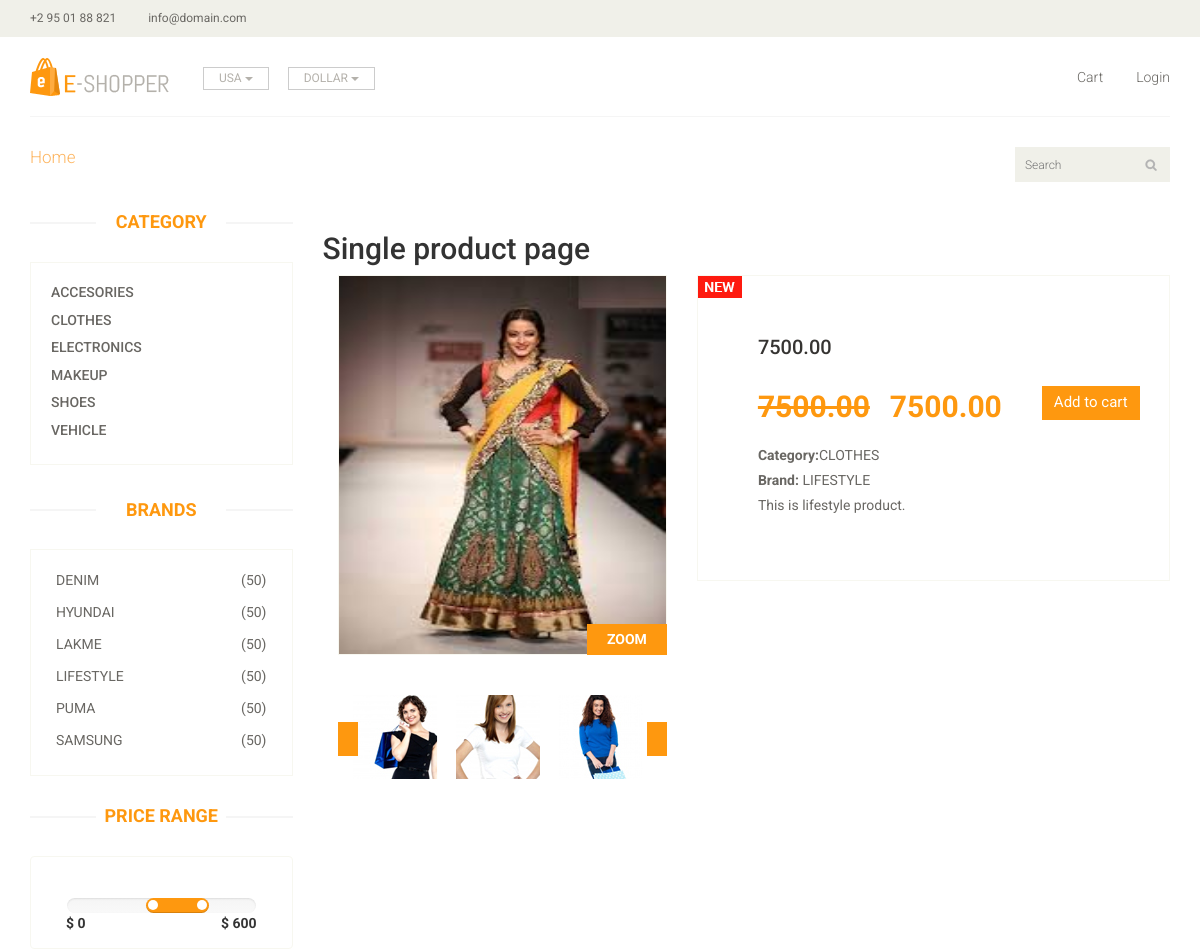
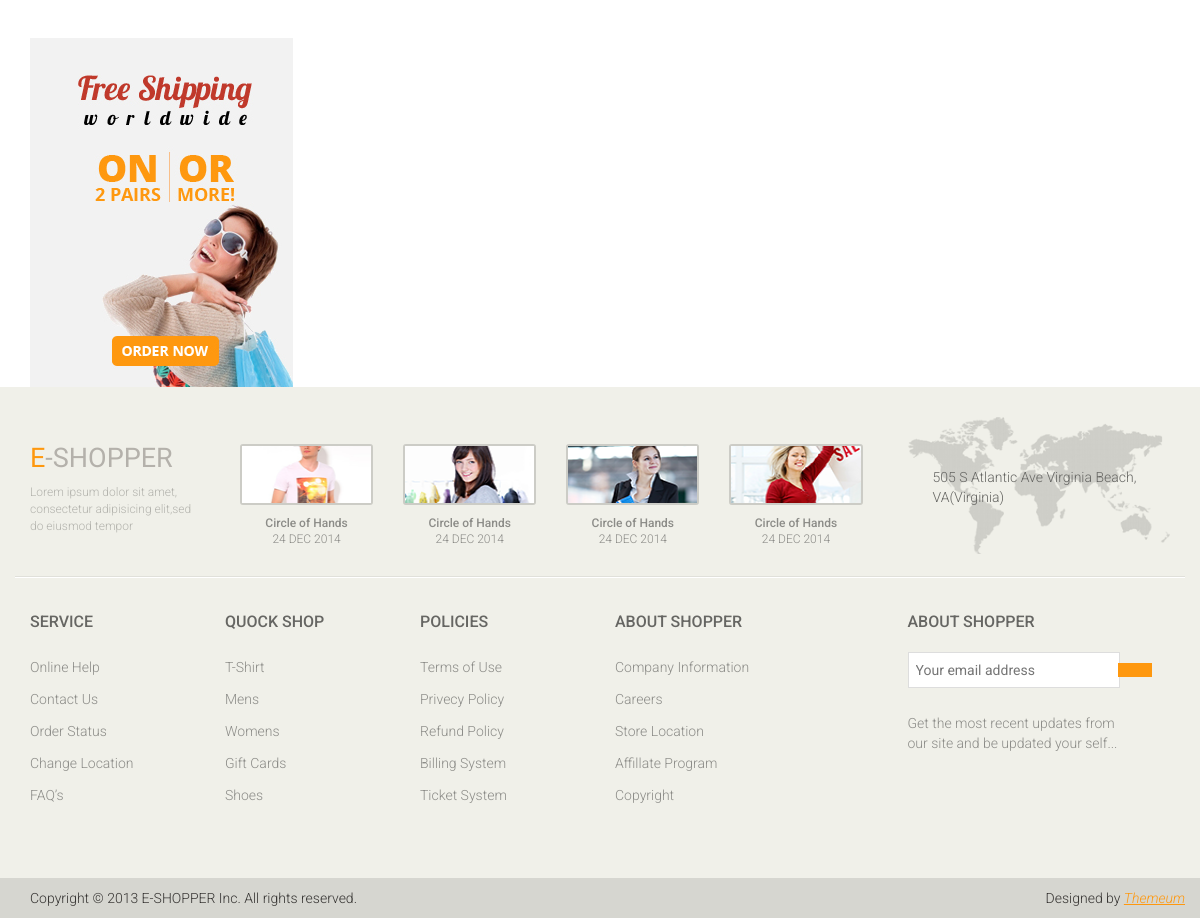
Screenshot of /view/single_product.php?pid=4 with the database file from the repository (2 pictures, top to bottom).
### tables this page shows
CREATE TABLE `category` (
  `ca_id` int(11) NOT NULL,
  `ca_name` varchar(100) DEFAULT NULL,
  `ca_time` timestamp NOT NULL DEFAULT CURRENT_TIMESTAMP ON UPDATE CURRENT_TIMESTAMP
);

CREATE TABLE `brand` (
  `br_id` int(11) NOT NULL,
  `br_name` varchar(100) DEFAULT NULL,
  `br_time` timestamp NOT NULL DEFAULT CURRENT_TIMESTAMP ON UPDATE CURRENT_TIMESTAMP
);

CREATE TABLE `product` (
  `p_id` int(11) NOT NULL,
  `p_name` text,
  `p_mrp` decimal(8,2) DEFAULT NULL,
  `p_dis` tinyint(4) DEFAULT NULL,
  `p_caid` int(11) DEFAULT NULL,
  `p_brid` int(11) DEFAULT NULL,
  `p_desc` text,
  `p_imgpath` longtext,
  `p_time` timestamp NOT NULL DEFAULT CURRENT_TIMESTAMP ON UPDATE CURRENT_TIMESTAMP
);

### model/db1connect.php (called while the page is built, shortened)
<?php
	class db_connect implements db_parameter{
		function __construct()
		{
			$this->conn = new mysqli(db_parameter::HOST,db_parameter::USER,db_parameter::PASS,db_parameter::DB);
		}
	}
	$obj=new db_connect();
?>

### view/single_product.php (the view, shortened to what this page needs)
<?php
	require_once'header.php';
?>
	<section>
		<div class="container">
			<div class="row">
				<div class="col-sm-3">
					<?php
						require_once'aside.php';
					?>
				</div>
				<div class="col-sm-9 padding-right">
				<h2> Single product page</h2>
				<?php
				$pid=$_GET['pid'];
				$sql="select p_id,p_name,p_mrp,round((p_mrp)-(p_mrp*p_dis/100)) as discount,p_imgpath,ca_name,br_name,p_desc from product,brand,category where p_id='$pid' and br_id=p_brid and p_caid=ca_id";
				$result=$obj->conn->query($sql) or die($obj->conn->error);
				if($result->num_rows>0):
					$ans=$result->fetch_object();
				if(is_object($ans)):
				?>
				<div class="product-details">
						<div class="col-sm-5">
							<div class="view-product">
								<img src="<?php echo $ans->p_imgpath;?>" alt="">
								<h3>ZOOM</h3>
							</div>
							<div id="similar-product" class="carousel slide" data-ride="carousel">
								    <div class="carousel-inner">
										<div class="item active">
										  <a href=""><img src="images/product-details/similar1.jpg" alt=""></a>
										  <a href=""><img src="images/product-details/similar2.jpg" alt=""></a>
										  <a href=""><img src="images/product-details/similar3.jpg" alt=""></a>
										</div>
									</div>
								  <a class="left item-control" href="#similar-product" data-slide="prev">
									<i class="fa fa-angle-left"></i>
								  </a>
								  <a class="right item-control" href="#similar-product" data-slide="next">
									<i class="fa fa-angle-right"></i>
								  </a>
							</div>
						</div>
						<div class="col-sm-7">
							<div class="product-information">
								<img src="images/product-details/new.jpg" class="newarrival" alt="">
								<h2><?php echo $ans->p_mrp;?></h2>
								<span>
									<span><del><?php echo $ans->p_mrp;?>
									</del></span>
									<span><?php echo $ans->p_mrp;?>
									</span>
									<button type="button" for="<?php echo $ans->p_id;?>"class="btn btn-fefault cart cartdata">
										Add to cart
									</button>
								</span>
								<p><b>Category:</b><?php echo $ans->ca_name;?></p>
								<p><b>Brand:</b> <?php echo $ans->br_name;?></p>
								<p>
									<?php echo $ans->p_desc;?>
								</p>
							</div>
						</div>
					</div>
				<?php
				endif;
				endif;
				?>
				</div>
			</div>
		</div>
	</section>
	<?php
		require_once'footer.php';
	?>

### view/aside.php
<div class="left-sidebar">
						<h2>Category</h2>
						<div class="panel-group category-products" id="accordian">
							<div class="panel panel-default">
							<?php
							$sql= "select ca_id,ca_name from category order by ca_name asc";
							$result =$obj->conn->query($sql) or die($obj->conn->error);
							if($result->num_rows>0):
								while($ans=$result->fetch_object()):
							?>
								<div class="panel-heading">
									<h4 class="panel-title">
									<a href="#" for="<?php echo $ans->ca_id;?>" class="category_data">
									<?php
										echo $ans->ca_name;
									?>
									</a>
									</h4>
								</div>
									<?php
									endwhile;
									endif;
									?>
							</div>
						</div>
						<div class="brands_products">
							<h2>Brands</h2>
							<div class="brands-name">
								<ul class="nav nav-pills nav-stacked">
							<?php
							$sql= "select br_id,br_name from brand order by br_name asc";
							$result =$obj->conn->query($sql) or die($obj->conn->error);
							if($result->num_rows>0):
								while($ans=$result->fetch_object()):
							?>
							<li>
									<a href="#" for="<?php echo $ans->br_id;?>" class="brand_data">
							<span class="pull-right">(50)</span>
							<?php echo $ans->br_name;
							?>
							</a></li>
							<?php
							endwhile;
							endif;
							?>
								</ul>
							</div>
						</div>
						<div class="price-range">
							<h2>Price Range</h2>
							<div class="well text-center">
								 <input type="text" class="span2" value="" data-slider-min="0" data-slider-max="600" data-slider-step="5" data-slider-value="[250,450]" id="sl2" ><br />
								 <b class="pull-left">$ 0</b> <b class="pull-right">$ 600</b>
							</div>
						</div>
						<div class="shipping text-center">
							<img src="../assets/images/home/shipping.jpg" alt="" />
						</div>
					</div>

### assets/Eshopper/css/main.css (style rules this page uses)
body { font-family: 'Roboto', sans-serif; background:; position: relative; font-weight:400px; }
ul li { list-style: none; }
a { -webkit-transition: 300ms; -moz-transition: 300ms; -o-transition: 300ms; transition: 300ms; }
h1, h2, h3, h4, h5, h6 { font-family: 'Roboto', sans-serif; }
.item { padding-left: 100px; }
.right { right: 0; }
.category-products { border: 1px solid #F7F7F0; margin-bottom: 35px; padding-bottom: 20px; padding-top: 15px; }
.left-sidebar h2, .brands_products h2 { color: #FE980F; font-family: 'Roboto', sans-serif; font-size: 18px; font-weight: 700; margin: 0 auto 30px; text-align: center; text-transform: uppercase; position: relative; z-index:3; }
.left-sidebar h2:after, h2.title:after { content: " "; position: absolute; border: 1px solid #f5f5f5; bottom:8px; left: 0; width: 100%; height: 0; z-index: -2; }
.left-sidebar h2:before { content: " "; position: absolute; background: #fff; bottom: -6px; width: 130px; height: 30px; z-index: -1; left: 50%; margin-left: -65px; }
.category-products .panel { background-color: #FFFFFF; border: 0px; border-radius: 0px; box-shadow:none; margin-bottom: 0px; }
.category-products .panel-default .panel-heading { background-color: #FFFFFF; border: 0 none; color: #FFFFFF; padding: 5px 20px; }
.category-products .panel-default .panel-heading .panel-title a { color: #696763; font-family: 'Roboto', sans-serif; font-size: 14px; text-decoration: none; text-transform: uppercase; }
.brands-name { border: 1px solid #F7F7F0; padding-bottom: 20px; padding-top: 15px; }
.brands-name .nav-stacked li a { background-color: #FFFFFF; color: #696763; font-family: 'Roboto', sans-serif; font-size: 14px; padding: 5px 25px; text-decoration: none; text-transform: uppercase; }
.shipping { background-color: #F2F2F2; margin-top: 40px; overflow: hidden; padding-top: 20px; position: relative; }
.price-range { margin-top:30px; }
.well { background-color: #FFFFFF; border: 1px solid #F7F7F0; border-radius: 4px; box-shadow: none; margin-bottom: 20px; min-height: 20px; padding: 35px; }
.padding-right { padding-right: 0; }
.product-details { overflow:hidden; }
#similar-product { margin-top: 40px; }
.product-details { margin-bottom: 40px; overflow: hidden; margin-top: 10px; }
.view-product { position: relative; }
.view-product img { border: 1px solid #F7F7F0; height: 380px; width: 100%; }
.view-product h3 { background: #FE980F; bottom: 0; color: #FFFFFF; font-family: 'Roboto', sans-serif; font-size: 14px; font-weight: 700; margin-bottom: 0; padding: 8px 20px; position: absolute; right: 0; }
#similar-product .carousel-inner .item { padding-left:0px; }
#similar-product .carousel-inner .item img { display: inline-block; margin-left: 15px; }
.item-control { position: absolute; top: 35%; }
.item-control i { background: #FE980F; color: #FFFFFF; font-size: 20px; padding: 5px 10px; }
.product-information { border: 1px solid #F7F7F0; overflow: hidden; padding-bottom: 60px; padding-left: 60px; padding-top: 60px; position: relative; }
.newarrival { position:absolute; top:0; left:0 }
.product-information h2 { color: #363432; font-family: 'Roboto', sans-serif; font-size: 20px; margin-top: 0; }
.product-information p { color: #696763; font-family: 'Roboto', sans-serif; margin-bottom: 5px; }
.product-information span { display: inline-block; margin-bottom: 8px; margin-top: 18px; }
.product-information span span { color: #FE980F; float: left; font-family: 'Roboto', sans-serif; font-size: 30px; font-weight: 700; margin-right: 20px; margin-top: 0px; }
.cart { background: #FE980F; border: 0 none; border-radius: 0; color: #FFFFFF; font-family: 'Roboto', sans-serif; font-size: 15px; margin-bottom: 10px; margin-left: 20px; }

### rows the page displays
category: ca_name "ACCESORIES"
category: ca_name "CLOTHES"
category: ca_name "ELECTRONICS"
category: ca_name "MAKEUP"
category: ca_name "SHOES"
category: ca_name "VEHICLE"
brand: br_name "DENIM"
brand: br_name "HYUNDAI"
brand: br_name "LAKME"
brand: br_name "LIFESTYLE"
brand: br_name "PUMA"
brand: br_name "SAMSUNG"
product: p_imgpath (picture), p_mrp "7500.00", category.ca_name "CLOTHES", brand.br_name "LIFESTYLE", p_desc "This is lifestyle product."
